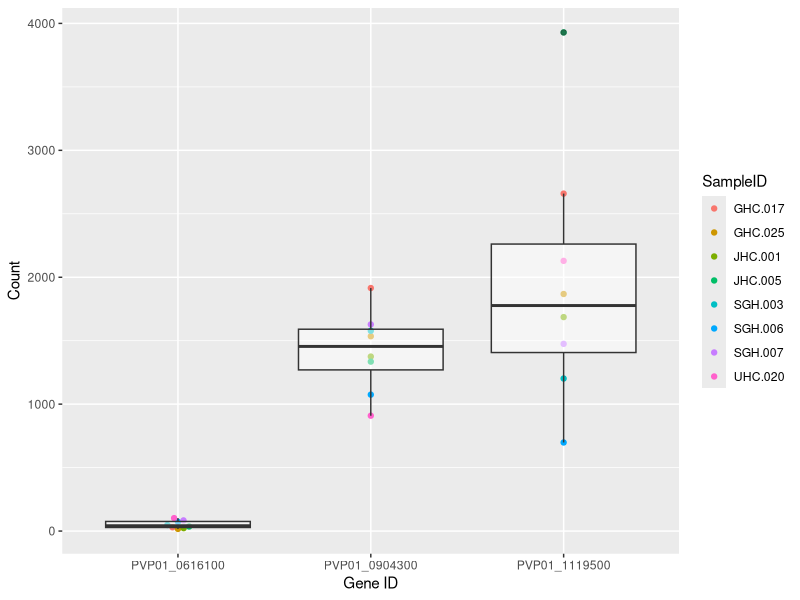

This chart was generated by the following R code:
## Generate Plots for Gametocyte Gene Counts

library(dplyr)
library(tidyr)
library(readxl)
library(ggplot2)
library(ggbeeswarm)
library(ggrepel)

counts <- read_xlsx("../output/GametocyteGene_Counts.xlsx")

counts_pvt <- counts %>% select(!Description) %>% 
  pivot_longer(!`Gene ID`, names_to = "SampleID", values_to = "Count") %>% 
  filter(`Gene ID` %in% c("PVP01_0616100", "PVP01_1119500", "PVP01_0904300")) %>% 
  filter(!`SampleID` %in% c("GHC.006", "GHC.022"))


ggplot(data = counts_pvt, aes(x=`Gene ID`, y=Count)) + 
  geom_beeswarm(data=counts_pvt, aes(x=`Gene ID`, y=Count, color=SampleID)) +
  # geom_dotplot(binaxis='y', stackdir='center', dotsize=1) +
  geom_boxplot(alpha = 0.5) +
  xlab("Gene ID") +
  ylab("Count")


## Wilcox Test

pairwise.wilcox.test(counts_pvt$Count, counts_pvt$`Gene ID`, p.adjust.method="bonferroni")
